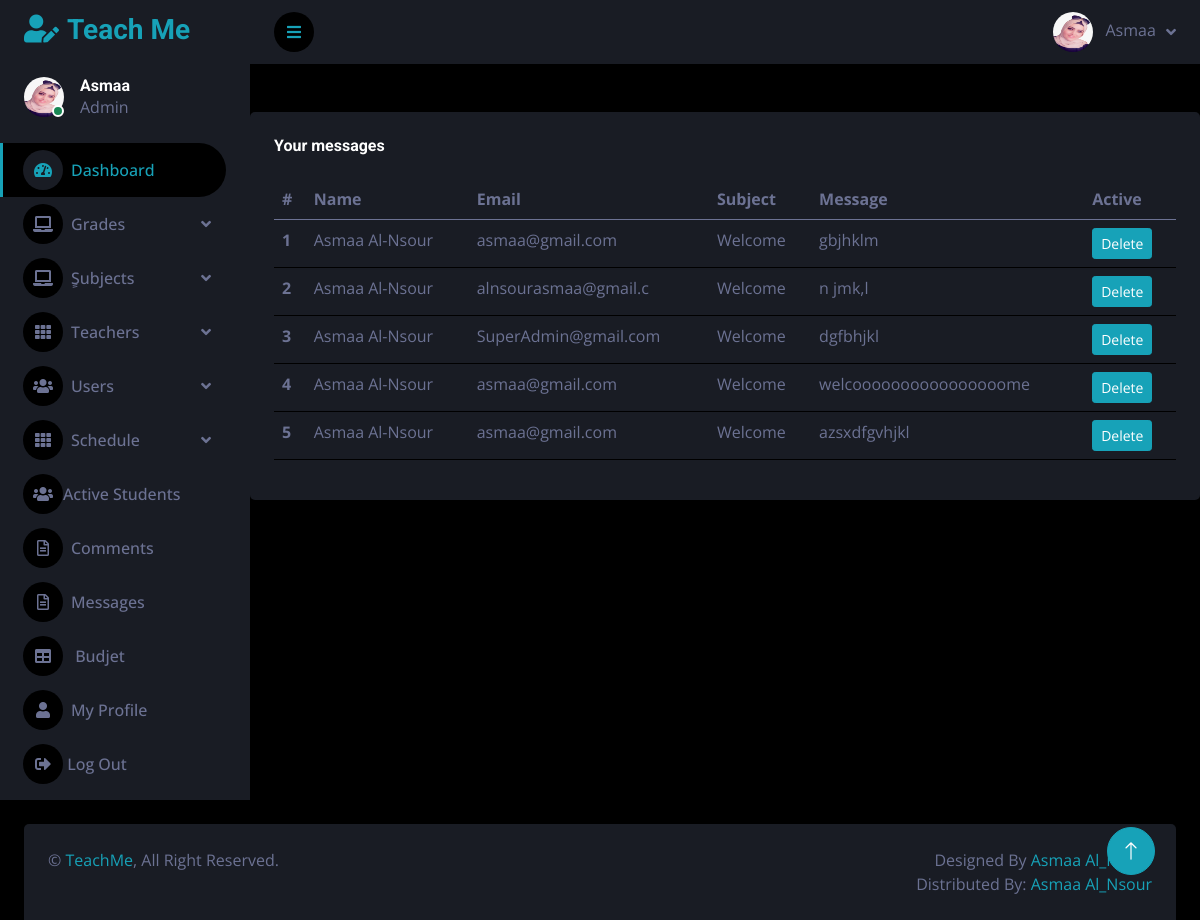
The app's page /Source Code/private_online_sessions/admin_area/index.php?message (signed in) with its own data.
### tables this page shows
CREATE TABLE `users` (
  `id` int(11) NOT NULL,
  `full_name` varchar(255) NOT NULL,
  `email` varchar(255) NOT NULL,
  `age` int(11) NOT NULL,
  `password` varchar(255) NOT NULL,
  `phone` varchar(50) NOT NULL,
  `user_type` varchar(50) NOT NULL DEFAULT 'user',
  `address` varchar(255) NOT NULL,
  `profile_pic` varchar(255) NOT NULL,
  `subject` varchar(255) DEFAULT NULL,
  `delete_user` int(11) NOT NULL DEFAULT 1
);

CREATE TABLE `messages` (
  `id` int(11) NOT NULL,
  `name` varchar(50) NOT NULL,
  `email` varchar(20) NOT NULL,
  `subject` varchar(100) NOT NULL,
  `message` varchar(400) NOT NULL,
  `delete_message` int(11) NOT NULL DEFAULT 1
);

### Source Code/private_online_sessions/admin_area/message.php (the view, shortened to what this page needs)
<?php
$get_b = "SELECT * FROM `messages`
WHERE delete_message=1 ";
?>
<br>
<br>
<div class="col-12">
                        <div class="bg-secondary rounded h-100 p-4">
                            <h6 class="mb-4">Your messages</h6>
                            <div class="table-responsive">
                                <table class="table">
                                    <thead>
                                        <tr>
                                            <th scope="col">#</th>
                                            <th scope="col">Name</th>
                                            <th scope="col">Email</th>
                                            <th scope="col">Subject</th>
                                            <th scope="col">Message</th>
                                               <th scope="col">Active </th>
                                        </tr>
                                    </thead>
                                    <tbody>
                                    <?php
                      $x=1;
                      if ($result = $con->query($get_b) ) {
                          while($row = $result->fetch_assoc() ){
                          ?>
                                        <tr>
                                            <th scope="row"><?php echo $x ?></th>
                                            <td><?php echo $row['name'] ?></td>
                                            <td><?php echo $row['email'] ?></td>
                                            <td><?php echo $row['subject'] ?></td>
                                            <td><?php echo $row['message'] ?></td>
                                            <td><a class="btn btn-sm btn-primary" href="index.php?delete_message=<?php echo $row['id']; ?>">Delete</a></td>
                                        </tr>
                                        <?php
                                            $x=$x+1;
                                        }}
                                        ?>
                                    </tbody>
                                </table>
                            </div>
                        </div>
                    </div>
                </div>
            </div>

### Source Code/private_online_sessions/admin_area/sidebar.php (shortened to what this page needs)
<?php
include("includes/db.php");
if(!isset($_SESSION['admin_email'])){
echo "<script>window.open('../dashboard/login.php','_self')</script>";
}
else {
    $email=$_SESSION['admin_email'];
    $get_admin = "SELECT * FROM users WHERE email ='$email'";
    $run_admin = mysqli_query($con,$get_admin);
    $row_admin = mysqli_fetch_array($run_admin);
?>
<body>
    <div class="container-fluid position-relative d-flex p-0">
        <div class="sidebar pe-4 pb-3">
            <nav class="navbar bg-secondary navbar-dark">
                <a href="index.php?dashboard" class="navbar-brand mx-4 mb-3">
                    <h3 class="text-primary"><i class="fa fa-user-edit me-2"></i>Teach Me</h3>
                </a>
                <div class="d-flex align-items-center ms-4 mb-4">
                    <div class="position-relative">
                        <img class="rounded-circle" src="../admin_area/user_image/<?php echo $row_admin['profile_pic']; ?>" alt="" style="width: 40px; height: 40px;">
                        <div class="bg-success rounded-circle border border-2 border-white position-absolute end-0 bottom-0 p-1"></div>
                    </div>
                    <div class="ms-3">
                        <h6 class="mb-0"><?php echo $row_admin['full_name'] ;?></h6>
                        <span>Admin</span>
                    </div>
                </div>
                <div class="navbar-nav w-100">
                <a href="index.php?dashboard" class="nav-item nav-link active"><i class="fa fa-tachometer-alt me-2"></i>Dashboard</a>
                <div class="nav-item dropdown">
                        <a href="#" class="nav-link dropdown-toggle" data-bs-toggle="dropdown"><i class="fa fa-laptop me-2"></i>Grades</a>
                    </div>
                <div class="nav-item dropdown">
                        <a href="#" class="nav-link dropdown-toggle" data-bs-toggle="dropdown"><i class="fa fa-laptop me-2"></i>ٍSubjects</a>
                    </div>
                    <div class="nav-item dropdown">
                        <a href="#" class="nav-link dropdown-toggle" data-bs-toggle="dropdown"><i class="fa fa-th me-2"></i>Teachers</a>
                    </div>
                    <div class="nav-item dropdown">
                        <a href="#" class="nav-link dropdown-toggle" data-bs-toggle="dropdown"><i class="fa fa-users me-2"></i>Users</a>
                    </div>
                    <div class="nav-item dropdown">
                <a href="#" class="nav-link dropdown-toggle" data-bs-toggle="dropdown"><i class="fa fa-th me-2"></i>Schedule</a>
                </div>
                    <a href="index.php?student" class="nav-item nav-link"><i class="fas fa-users"></i>Active Students</a>
                    <a href="index.php?comment" class="nav-item nav-link"><i class="far fa-file-alt me-2"></i>Comments</a>
                    <a href="index.php?message" class="nav-item nav-link"><i class="far fa-file-alt me-2"></i>Messages</a>
                                   <a href="index.php?budjet" class="nav-item nav-link"><i class="fa fa-table me-2"></i> Budjet</a>
                    <a href="index.php?user_profile=<?php echo $id; ?>" class="nav-item nav-link"><i class="fa fa-user me-2"></i>My Profile</a>
                    <a href="index.php?logout" class="nav-item nav-link"><i class="fas fa-sign-out-alt"></i>  Log Out</a>
                </div>
            </nav>
        </div>
        <div class="content">
            <nav class="navbar navbar-expand bg-secondary navbar-dark sticky-top px-4 py-0">
                <a href="#" class="sidebar-toggler flex-shrink-0">
                    <i class="fa fa-bars"></i>
                </a>
                <div class="navbar-nav align-items-center ms-auto">
                    <div class="nav-item dropdown">
                    <div class="nav-item dropdown">
                        <a href="#" class="nav-link dropdown-toggle" data-bs-toggle="dropdown">
                            <img class="rounded-circle me-lg-2" src="../admin_area/user_image/<?php echo $row_admin['profile_pic']; ?>" alt="" style="width: 40px; height: 40px;">
                            <span class="d-none d-lg-inline-flex"><?php echo $row_admin['full_name'] ;?></span>
                        </a>
                    </div>
                </div>
            </nav>
        <?php
 }
  ?>

### Source Code/private_online_sessions/admin_area/css/style.css (style rules this page uses)
:root { --primary: #17A2B8; --secondary: #191C24; --light: #6C7293; --dark: #000000; }
.btn { transition: .5s; }
.sidebar { position: fixed; top: 0; left: 0; bottom: 0; width: 250px; height: 100vh; overflow-y: auto; background: var(--secondary); transition: 0.5s; z-index: 999; }
.content { margin-left: 250px; min-height: 100vh; background: var(--dark); transition: 0.5s; }
@media (min-width: 992px) { .sidebar { margin-left: 0; } }
@media (min-width: 992px) { .content { width: calc(100% - 250px); } }
.sidebar .navbar .navbar-nav .nav-link { padding: 7px 20px; color: var(--light); font-weight: 500; border-left: 3px solid var(--secondary); border-radius: 0 30px 30px 0; outline: none; }
.sidebar .navbar .navbar-nav .nav-link:hover, .sidebar .navbar .navbar-nav .nav-link.active { color: var(--primary); background: var(--dark); border-color: var(--primary); }
.sidebar .navbar .navbar-nav .nav-link i { width: 40px; height: 40px; display: inline-flex; align-items: center; justify-content: center; background: var(--dark); border-radius: 40px; }
.sidebar .navbar .navbar-nav .nav-link:hover i, .sidebar .navbar .navbar-nav .nav-link.active i { background: var(--secondary); }
.sidebar .navbar .dropdown-toggle::after { position: absolute; top: 15px; right: 15px; border: none; content: "\f107"; font-family: "Font Awesome 5 Free"; font-weight: 900; transition: .5s; }
.content .navbar .navbar-nav .nav-link { margin-left: 25px; padding: 12px 0; color: var(--light); outline: none; }
.content .navbar .sidebar-toggler, .content .navbar .navbar-nav .nav-link i { width: 40px; height: 40px; display: inline-flex; align-items: center; justify-content: center; background: var(--dark); border-radius: 40px; }
.content .navbar .dropdown-toggle::after { margin-left: 6px; vertical-align: middle; border: none; content: "\f107"; font-family: "Font Awesome 5 Free"; font-weight: 900; transition: .5s; }

### records on screen
users: profile_pic (picture), full_name "Asmaa"
messages: name "Asmaa Al-Nsour", email "asmaa@gmail.com", subject "Welcome", message "gbjhklm"
messages: name "Asmaa Al-Nsour", email "alnsourasmaa@gmail.c", subject "Welcome", message "n jmk,l"
messages: name "Asmaa Al-Nsour", email "SuperAdmin@gmail.com", subject "Welcome", message "dgfbhjkl"
messages: name "Asmaa Al-Nsour", email "asmaa@gmail.com", subject "Welcome", message "welcoooooooooooooooome"
messages: name "Asmaa Al-Nsour", email "asmaa@gmail.com", subject "Welcome", message "azsxdfgvhjkl"
